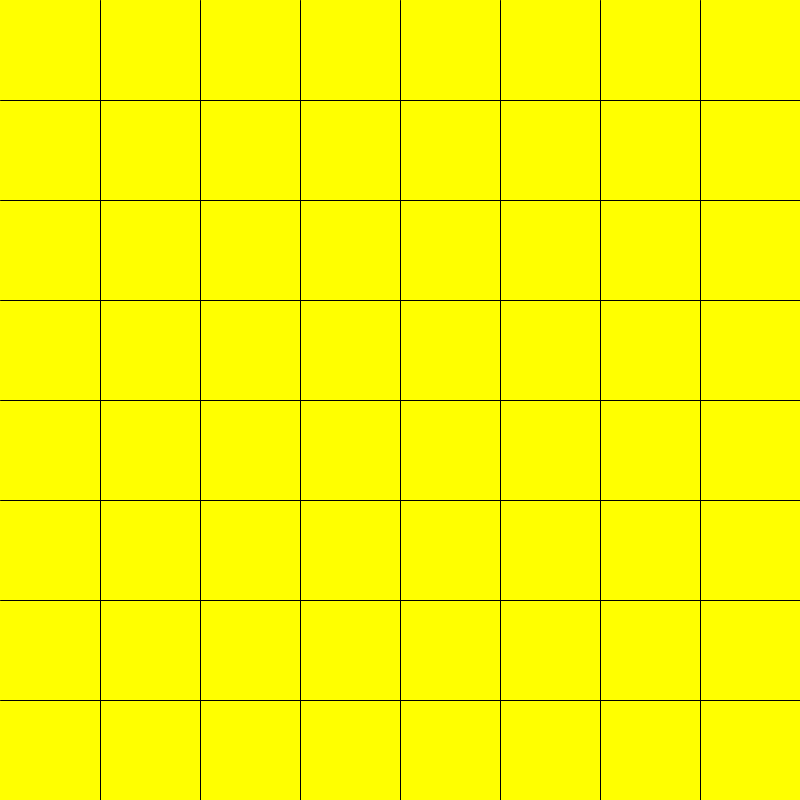
Frame 1 (no input)
Frame 60 (the mouse pressed at the canvas centre just before this capture): identical to frame 1, image omitted
Frame 120 (the mouse held since frame 60 and released just before this capture): identical to frame 1, image omitted

The Processing sketch that drew this single still picture (run headless with seeded random() and noise(); from frame 60 on, the mouse is pressed at the canvas centre):

// Processing sketch: HW1c_drawGrid_Ver_1_by_Qiming
// ── HW1c_drawGrid_Ver_1_by_Qiming.pde
/***************************************************
Programmed by Qiming Zhou, ID 10415752
Processing 3.2.3    macOS 10.12.2

***************************************************/


void setup() {
  size(800,800);
}
int n = 8;
void draw() {
  background(255,255,0);
  for(int i = 1; i <= n; i++){
        line(width/n*i , 0 , width/n*i , height);
        line(0 , height/n*i , width , height/n*i);
  }
}
